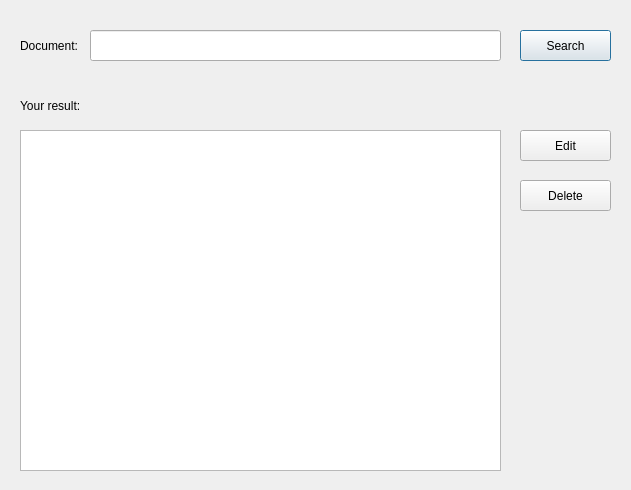
<?xml version="1.0" encoding="UTF-8"?>
<ui version="4.0">
 <class>searchdocument</class>
 <widget class="QDialog" name="searchdocument">
  <property name="geometry">
   <rect>
    <x>0</x>
    <y>0</y>
    <width>631</width>
    <height>490</height>
   </rect>
  </property>
  <property name="maximumSize">
   <size>
    <width>800</width>
    <height>800</height>
   </size>
  </property>
  <property name="windowTitle">
   <string>search your document</string>
  </property>
  <widget class="QLabel" name="label">
   <property name="geometry">
    <rect>
     <x>20</x>
     <y>30</y>
     <width>71</width>
     <height>31</height>
    </rect>
   </property>
   <property name="text">
    <string>Document:</string>
   </property>
  </widget>
  <widget class="QLineEdit" name="lineEdit_search">
   <property name="geometry">
    <rect>
     <x>90</x>
     <y>30</y>
     <width>411</width>
     <height>31</height>
    </rect>
   </property>
  </widget>
  <widget class="QPushButton" name="search_input">
   <property name="geometry">
    <rect>
     <x>520</x>
     <y>30</y>
     <width>91</width>
     <height>31</height>
    </rect>
   </property>
   <property name="text">
    <string>Search</string>
   </property>
  </widget>
  <widget class="QTableView" name="result_searchdoc">
   <property name="geometry">
    <rect>
     <x>20</x>
     <y>130</y>
     <width>481</width>
     <height>341</height>
    </rect>
   </property>
  </widget>
  <widget class="QLabel" name="label_2">
   <property name="geometry">
    <rect>
     <x>20</x>
     <y>90</y>
     <width>91</width>
     <height>31</height>
    </rect>
   </property>
   <property name="text">
    <string>Your result:</string>
   </property>
  </widget>
  <widget class="QPushButton" name="edit_result">
   <property name="geometry">
    <rect>
     <x>520</x>
     <y>130</y>
     <width>91</width>
     <height>31</height>
    </rect>
   </property>
   <property name="text">
    <string>Edit</string>
   </property>
  </widget>
  <widget class="QPushButton" name="delete_result">
   <property name="geometry">
    <rect>
     <x>520</x>
     <y>180</y>
     <width>91</width>
     <height>31</height>
    </rect>
   </property>
   <property name="text">
    <string>Delete</string>
   </property>
  </widget>
 </widget>
 <resources/>
 <connections/>
</ui>
